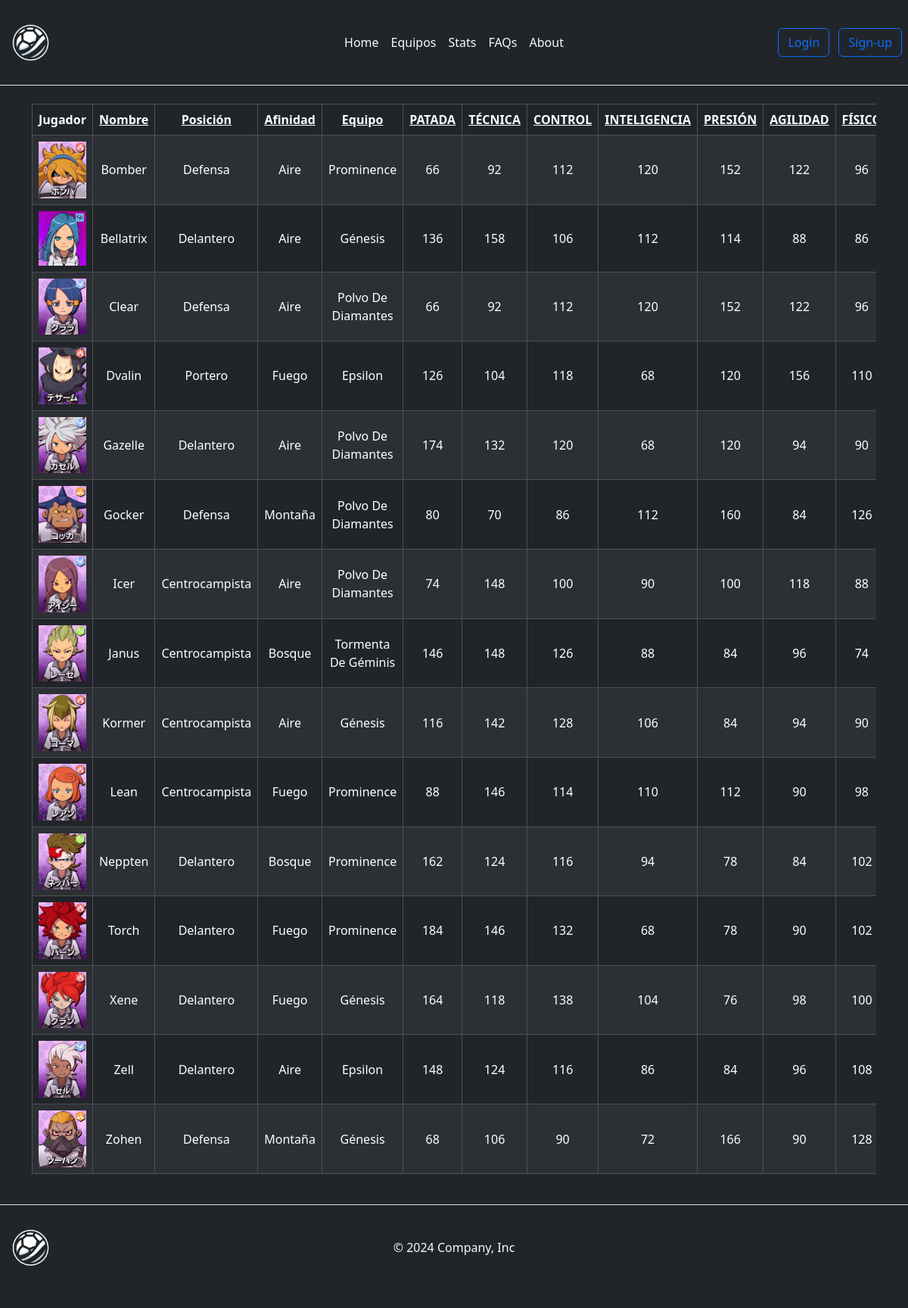
The page /paginas/Stats.php on the database its author committed.
### tables this page shows
create table jugadores(
	id int primary key auto_increment not null,
    Nombre varchar(35) not null,
    Posición enum("Delantero","Centrocampista","Defensa","Portero") not null,
    Afinidad enum("Aire","Fuego","Bosque","Montaña") not null,
    Equipo varchar(25) not null,
    PATADA	int unsigned not null,
    TÉCNICA	int unsigned not null,
    CONTROL	int unsigned not null, 
    INTELIGENCIA int unsigned not null, 
    PRESIÓN	int unsigned not null, 
    AGILIDAD int unsigned not null, 	
    FÍSICO int unsigned not null,
    TOTAL bigint unsigned,
    Descripcion text
);

### paginas/Stats.php (the view, shortened to what this page needs)
<?php include ("../include/extra.inc.php") ?>
<body class="bg-dark">
    <?php headerHTML();
    $mysql = connectDB();
    if (!isset($_GET["orderby"])) {
        $consulta = "SELECT * FROM jugadores";
        $tabla_equipos = $mysql->query($consulta);
    }
    ?>
    <main>
        <div class="container d-flex justify-content-center">
            <div class="table-responsive">
                <table class="table table-dark table-striped table-bordered text-center align-middle">
                    <thead>
                        <tr>
                            <th scope="col">Jugador</a></th>
                            <th scope="col"><a class="text-reset" href="Stats.php?orderby=nombre">Nombre</a></th>
                            <th scope="col"><a class="text-reset" href="Stats.php?orderby=posicion">Posición</a></th>
                            <th scope="col"><a class="text-reset" href="Stats.php?orderby=afinidad">Afinidad</a></th>
                            <th scope="col"><a class="text-reset" href="Stats.php?orderby=equipo">Equipo</a></th>
                            <th scope="col"><a class="text-reset" href="Stats.php?orderby=patada">PATADA</a></th>
                            <th scope="col"><a class="text-reset" href="Stats.php?orderby=tecnica">TÉCNICA</a></th>
                            <th scope="col"><a class="text-reset" href="Stats.php?orderby=control">CONTROL</a></th>
                            <th scope="col"><a class="text-reset" href="Stats.php?orderby=inteligencia">INTELIGENCIA</a>
                            </th>
                            <th scope="col"><a class="text-reset" href="Stats.php?orderby=presion">PRESIÓN</a></th>
                            <th scope="col"><a class="text-reset" href="Stats.php?orderby=agilidad">AGILIDAD</a></th>
                            <th scope="col"><a class="text-reset" href="Stats.php?orderby=fisico">FÍSICO</a></th>
                        </tr>
                    </thead>
                    <tbody>
                        <?php
                        while ($registro = $tabla_equipos->fetch_assoc()) {
                            ?>
                            <tr>
                                <td><img src="../Imagenes/Alius/<?php echo $registro["Nombre"] ?>.png"
                                        alt="<?php echo $registro["Nombre"] ?>" width=100% height=100%></td>
                                <td> <?php echo $registro["Nombre"] ?> </td>
                                <td> <?php echo $registro["Posición"] ?> </td>
                                <td> <?php echo $registro["Afinidad"] ?> </td>
                                <td> <?php echo $registro["Equipo"] ?> </td>
                                <td> <?php echo $registro["PATADA"] ?> </td>
                                <td> <?php echo $registro["TÉCNICA"] ?> </td>
                                <td> <?php echo $registro["CONTROL"] ?> </td>
                                <td> <?php echo $registro["INTELIGENCIA"] ?> </td>
                                <td> <?php echo $registro["PRESIÓN"] ?> </td>
                                <td> <?php echo $registro["AGILIDAD"] ?> </td>
                                <td> <?php echo $registro["FÍSICO"] ?> </td>
                            </tr>
                            <?php
                        }
                        ?>
                    </tbody>
                </table>
            </div>
        </div>
    </main>
</body>
</html>

### rows shown on the page
jugadores: Nombre (picture), Nombre "Bomber", Posición "Defensa", Afinidad "Aire", Equipo "Prominence", PATADA "66", TÉCNICA "92", CONTROL "112", INTELIGENCIA "120", PRESIÓN "152", AGILIDAD "122", FÍSICO "96"
jugadores: Nombre (picture), Nombre "Bellatrix", Posición "Delantero", Afinidad "Aire", Equipo "Génesis", PATADA "136", TÉCNICA "158", CONTROL "106", INTELIGENCIA "112", PRESIÓN "114", AGILIDAD "88", FÍSICO "86"
jugadores: Nombre (picture), Nombre "Clear", Posición "Defensa", Afinidad "Aire", Equipo "Polvo De Diamantes", PATADA "66", TÉCNICA "92", CONTROL "112", INTELIGENCIA "120", PRESIÓN "152", AGILIDAD "122", FÍSICO "96"
jugadores: Nombre (picture), Nombre "Dvalin", Posición "Portero", Afinidad "Fuego", Equipo "Epsilon", PATADA "126", TÉCNICA "104", CONTROL "118", INTELIGENCIA "68", PRESIÓN "120", AGILIDAD "156", FÍSICO "110"
jugadores: Nombre (picture), Nombre "Gazelle", Posición "Delantero", Afinidad "Aire", Equipo "Polvo De Diamantes", PATADA "174", TÉCNICA "132", CONTROL "120", INTELIGENCIA "68", PRESIÓN "120", AGILIDAD "94", FÍSICO "90"
jugadores: Nombre (picture), Nombre "Gocker", Posición "Defensa", Afinidad "Montaña", Equipo "Polvo De Diamantes", PATADA "80", TÉCNICA "70", CONTROL "86", INTELIGENCIA "112", PRESIÓN "160", AGILIDAD "84", FÍSICO "126"
jugadores: Nombre (picture), Nombre "Icer", Posición "Centrocampista", Afinidad "Aire", Equipo "Polvo De Diamantes", PATADA "74", TÉCNICA "148", CONTROL "100", INTELIGENCIA "90", PRESIÓN "100", AGILIDAD "118", FÍSICO "88"
jugadores: Nombre (picture), Nombre "Janus", Posición "Centrocampista", Afinidad "Bosque", Equipo "Tormenta De Géminis", PATADA "146", TÉCNICA "148", CONTROL "126", INTELIGENCIA "88", PRESIÓN "84", AGILIDAD "96", FÍSICO "74"
jugadores: Nombre (picture), Nombre "Kormer", Posición "Centrocampista", Afinidad "Aire", Equipo "Génesis", PATADA "116", TÉCNICA "142", CONTROL "128", INTELIGENCIA "106", PRESIÓN "84", AGILIDAD "94", FÍSICO "90"
jugadores: Nombre (picture), Nombre "Lean", Posición "Centrocampista", Afinidad "Fuego", Equipo "Prominence", PATADA "88", TÉCNICA "146", CONTROL "114", INTELIGENCIA "110", PRESIÓN "112", AGILIDAD "90", FÍSICO "98"
jugadores: Nombre (picture), Nombre "Neppten", Posición "Delantero", Afinidad "Bosque", Equipo "Prominence", PATADA "162", TÉCNICA "124", CONTROL "116", INTELIGENCIA "94", PRESIÓN "78", AGILIDAD "84", FÍSICO "102"
jugadores: Nombre (picture), Nombre "Torch", Posición "Delantero", Afinidad "Fuego", Equipo "Prominence", PATADA "184", TÉCNICA "146", CONTROL "132", INTELIGENCIA "68", PRESIÓN "78", AGILIDAD "90", FÍSICO "102"
jugadores: Nombre (picture), Nombre "Xene", Posición "Delantero", Afinidad "Fuego", Equipo "Génesis", PATADA "164", TÉCNICA "118", CONTROL "138", INTELIGENCIA "104", PRESIÓN "76", AGILIDAD "98", FÍSICO "100"
jugadores: Nombre (picture), Nombre "Zell", Posición "Delantero", Afinidad "Aire", Equipo "Epsilon", PATADA "148", TÉCNICA "124", CONTROL "116", INTELIGENCIA "86", PRESIÓN "84", AGILIDAD "96", FÍSICO "108"
jugadores: Nombre (picture), Nombre "Zohen", Posición "Defensa", Afinidad "Montaña", Equipo "Génesis", PATADA "68", TÉCNICA "106", CONTROL "90", INTELIGENCIA "72", PRESIÓN "166", AGILIDAD "90", FÍSICO "128"
